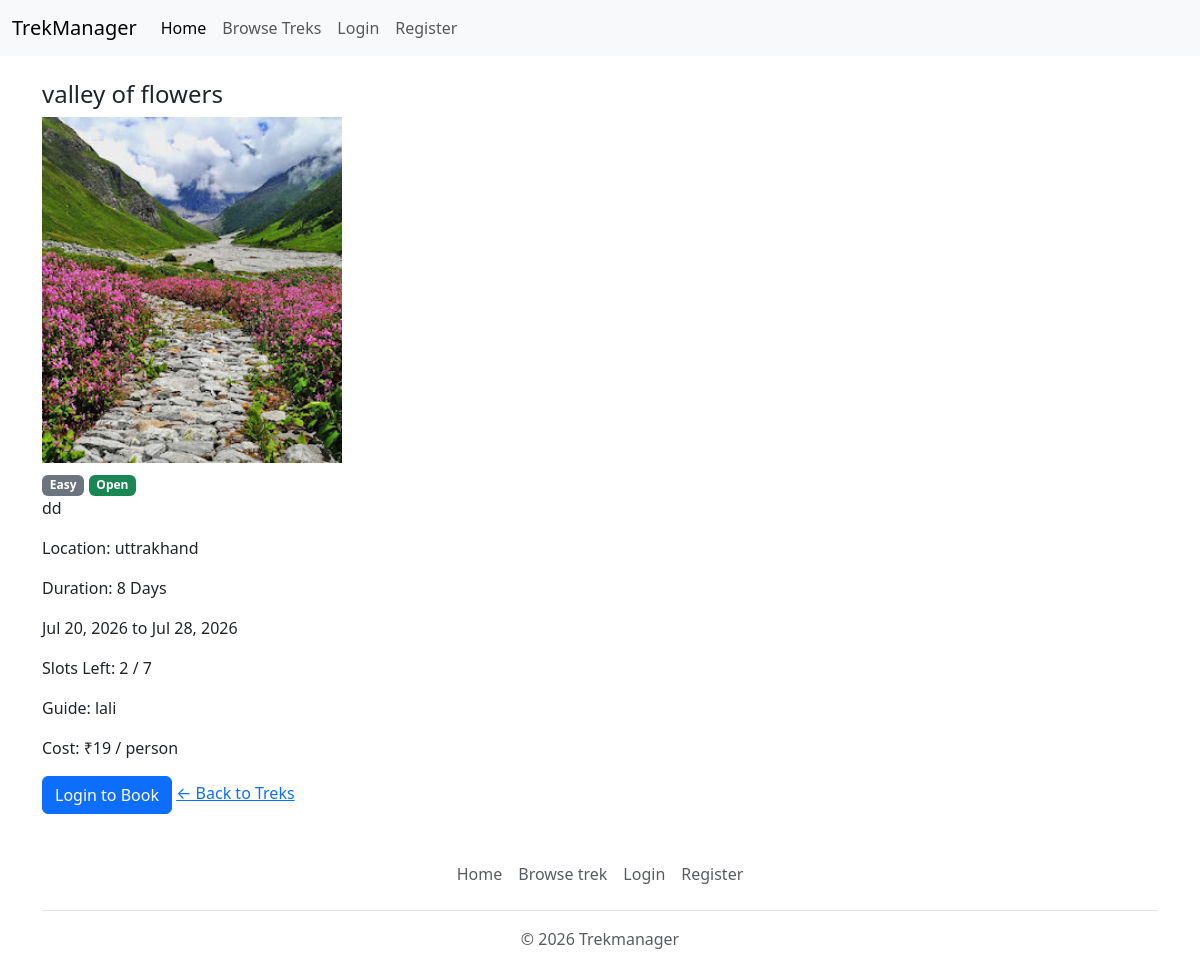
The app's page /treks/1 with its own data.
### application/models.py (models this page shows, shortened)
class Treks(db.Model):
    __tablename__ = "treks"
    id = db.Column(db.Integer, primary_key=True)
    trek_name = db.Column(db.String(255), nullable=False)
    location = db.Column(db.String(100), nullable=False)
    cost = db.Column(db.Integer)
    difficulty = db.Column(db.String(20))
    start_date = db.Column(db.DateTime, nullable=False)
    end_date = db.Column(db.DateTime, nullable=False)
    max_capacity = db.Column(db.Integer, nullable=False)
    available_slots = db.Column(db.Integer, nullable=False)
    meeting_point = db.Column(db.String(150))
    description = db.Column(db.Text)
    status = db.Column(db.String(20), default="Pending")
    image_filename = db.Column(db.String(255))
    progress = db.Column(db.String(20), default="Not Started")
    staff_notes = db.Column(db.Text)
    assigned_staff_id = db.Column(db.Integer, db.ForeignKey("staffs.id"))
    assigned_staff = db.relationship("Staffs", backref="assigned_treks")

class Staffs(db.Model, UserMixin):
    __tablename__ = "staffs"
    id = db.Column(db.Integer, primary_key=True)
    full_name = db.Column(db.String(100), nullable=False)
    email = db.Column(db.String(150), unique=True, nullable=False)
    password_hash = db.Column(db.String(255), nullable=False)
    phone_no = db.Column(db.String(15), nullable=False, unique=True)
    exp = db.Column(db.String(10), nullable=False)
    approval_status = db.Column(db.String(20), default="pending")

### application/app.py (the view)
    @app.route("/treks/<int:trek_id>")
    def trek_detail(trek_id):
        trek = Treks.query.get_or_404(trek_id)
        return render_template("trek_detail.html", trek=trek)

### templates/trek_detail.html (shortened to what this page needs)
{% extends "layout.html" %}
{% block main %}
<div class="container mt-4">
    <h4>{{ trek.trek_name }} </h4>
    {% if trek.image_filename %}
    <img src="{{ url_for('static', filename='uploads/treks/' + trek.image_filename) }}" width="300" class="mb-2"><br>
    {% endif %}
    <span class="badge bg-secondary">{{ trek.difficulty }}</span> <span class="badge bg-success">{{ trek.status
        }}</span>
    <p>{{ trek.description }}</p>
    <p>Location: {{ trek.location }}</p>
    <p>Duration: {{ (trek.end_date - trek.start_date).days }} Days</p>
    <p>{{ trek.start_date.strftime('%b %d, %Y') }} to {{ trek.end_date.strftime('%b %d, %Y') }}</p>
    <p>Slots Left: {{ trek.available_slots }} / {{ trek.max_capacity }}</p>
    {% if trek.assigned_staff %}<p>Guide: {{ trek.assigned_staff.full_name }}</p>{% endif %}
    <p>Cost: ₹{{ trek.cost }} / person</p>
    {% if current_user.is_authenticated and trek.status == "Open" and trek.available_slots > 0 %}
    <form method="POST" action="{{ url_for('book_trek', trek_id=trek.id) }}">
        <button class="btn btn-success">Confirm Booking</button>
    </form>
    {% elif not current_user.is_authenticated %}
    <a href="{{ url_for('login') }}" class="btn btn-primary">Login to Book</a>
    {% else %}
    <p class="text-danger">⚠️Booking disabled when trek is closed or slots are full</p>
    {% endif %}
    <a href="{{ url_for('browse_treks') }}">&larr; Back to Treks</a>
</div>
{% endblock %}

### static/styles.css (style rules this page uses)
* { margin:0; padding:0; box-sizing: border-box; }

### records on screen
Treks: trek_name "valley of flowers", image_filename (picture), difficulty "Easy", status "Open", description "dd", location "uttrakhand", (trek.end_date-trek.start_date).days "8", start_date "Jul 20, 2026", end_date "Jul 28, 2026", available_slots "2", max_capacity "7", cost "19"
Staffs: assigned_staff.full_name "lali"
